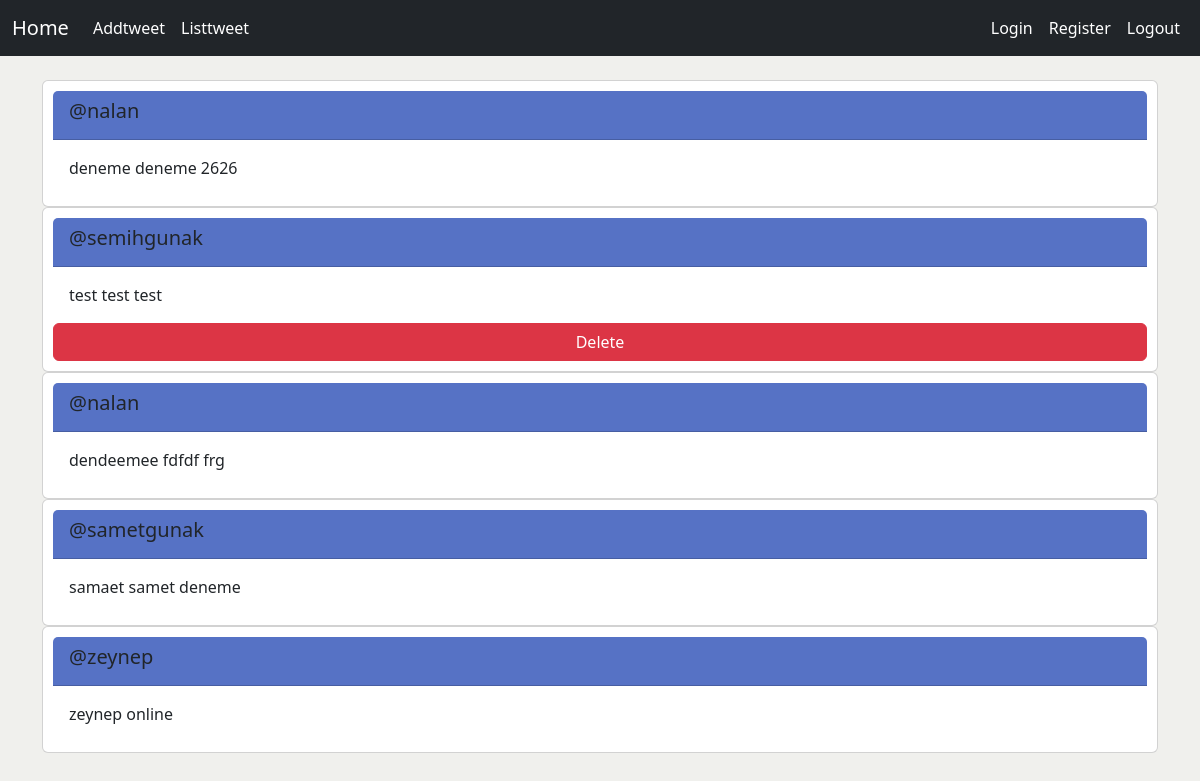
Screenshot of /listtweet/ (signed in) with the database file from the repository.
### template_app/models.py (models this page shows, shortened)
class Tweet(models.Model):
    username=models.ForeignKey(User, on_delete=models.CASCADE, null=True)
    message=models.CharField(max_length=200)

### template_app/views.py (the view)
# urls.py: path("listtweet/",views.listtweet,name="listtweet"),
def listtweet(request):
    tweets_data=models.Tweet.objects.all()
    tweet_dict={"tweets":tweets_data}
    return render(request,"template_app/listtweet.html",context=tweet_dict)

### template_app/templates/template_app/listtweet.html
{% extends 'base.html' %}
{% block content %}
<div class="container">
    {% for tweet in tweets %}
    <div class="card" style="padding:10px;">
      <div class="card-header" style="background-color: rgb(86, 114, 197);">
        <h5>@{{tweet.username}}</h5>
      </div>
      <div class="card-body">
        <p class="card-text">{{tweet.message}}</p>
      </div>
      {%if tweet.username == user%}
      <a href="{% url 'template_app:deletetweet' id=tweet.id %}" class="btn btn-danger">Delete</a>
      {%endif%}
    </div>
    {% endfor %}
</div>
{% endblock  %}

### templates/base.html (style rules this page uses)
body { min-height: 75rem; padding-top: 4.5rem; }

### rows the page displays
Tweet: username "nalan", message "deneme deneme 2626"
Tweet: username "semihgunak", message "test test test", shows "Delete"
Tweet: username "nalan", message "dendeemee fdfdf frg"
Tweet: username "sametgunak", message "samaet samet deneme"
Tweet: username "zeynep", message "zeynep online"
